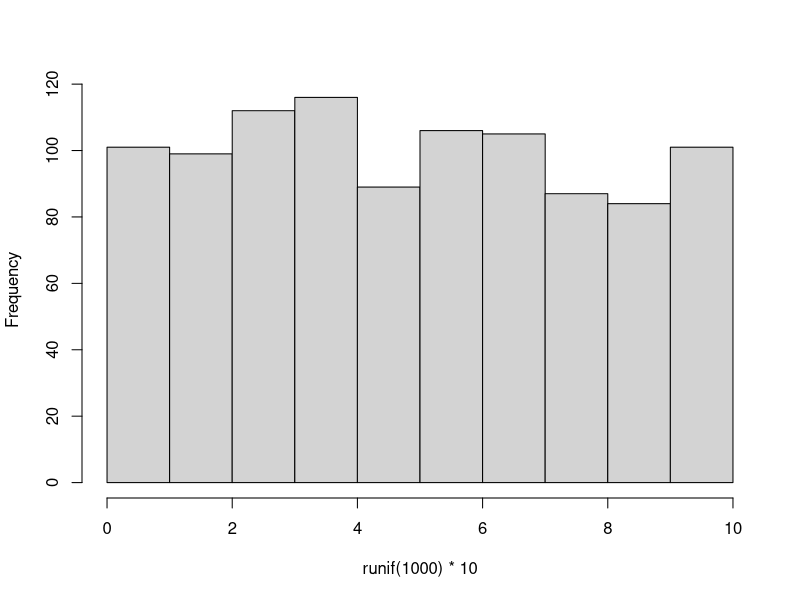
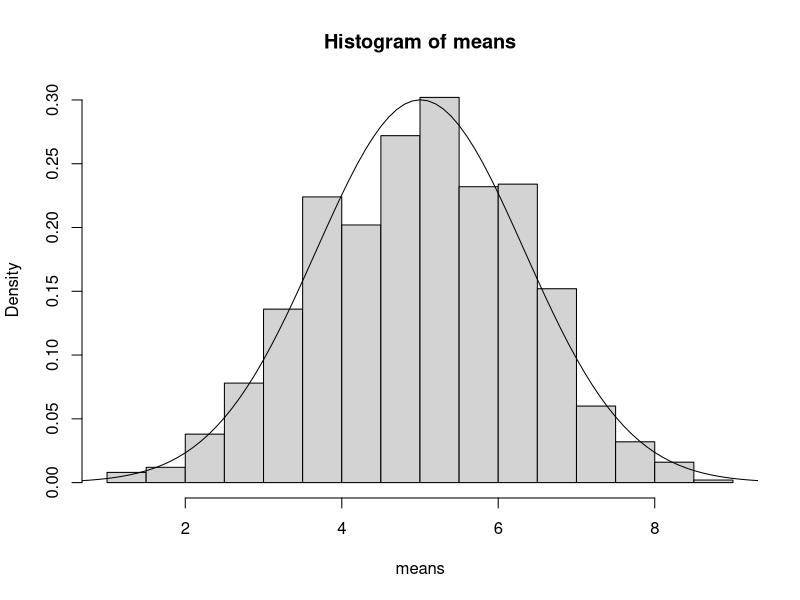

Recreate these plots in R, in order.
hist(runif(1000)*10, main="")
means <- numeric(1000)
for (i in 1:1000) {
  means[i] <- mean(runif(5)*10)
}
hist(means, freq = FALSE)
mean(means)
sd(means)
xv <- seq(0, 10, 0.1)
yv <- dnorm(xv, mean = mean(means), sd=sd(means))
lines(xv, yv)